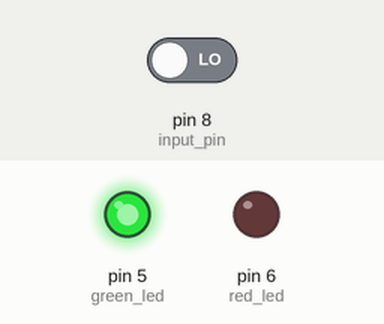
The sketch below on a simulated Arduino Uno, built with avr-gcc and run on an emulated ATmega328P. Parts: output pins drawn as LEDs (lit = HIGH). The inputs (shaded band) are chosen by the test bench; at power-on: pin 8 (input_pin) LOW.

Above: at 1.2 s.
1.3 s: pin 8 (input_pin) driven HIGH
At 1.6 s:
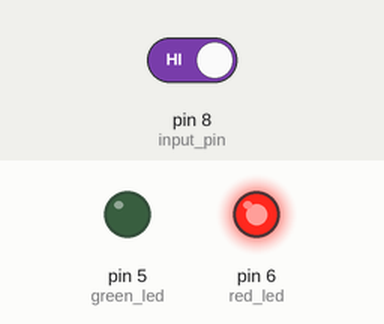
2.8 s: pin 8 (input_pin) driven LOW
At 3.9 s:
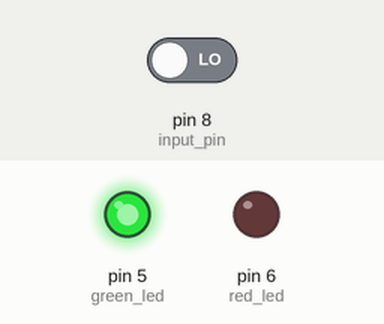
Timing chart, 0 to 5.8 s (numbered marks = the images above; inputs shaded):
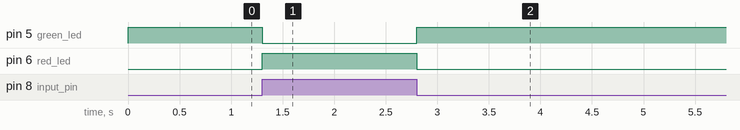

Measured:
- after the input at 1.3 s, pin 5 (green_led): HIGH → LOW at once; pin 6 (red_led): LOW → HIGH at once
- after the input at 2.8 s, pin 5 (green_led): LOW → HIGH at once; pin 6 (red_led): HIGH → LOW at once

The sketch:

SchortCircuitDetector.ino
```cpp
//This simple script allows you to check for short circuit

const uint8_t green_led=5;
const uint8_t red_led=6;
const uint8_t input_pin=8;

void setup() {
  pinMode(green_led,OUTPUT);
  pinMode(red_led,OUTPUT);
  pinMode(input_pin,INPUT);
}

void loop() {
  if(digitalRead(input_pin)== HIGH)
  {
    digitalWrite(red_led,HIGH);
    digitalWrite(green_led,LOW);
  }
  else
  {
    digitalWrite(red_led,LOW);
    digitalWrite(green_led,HIGH);
  }

}
```
